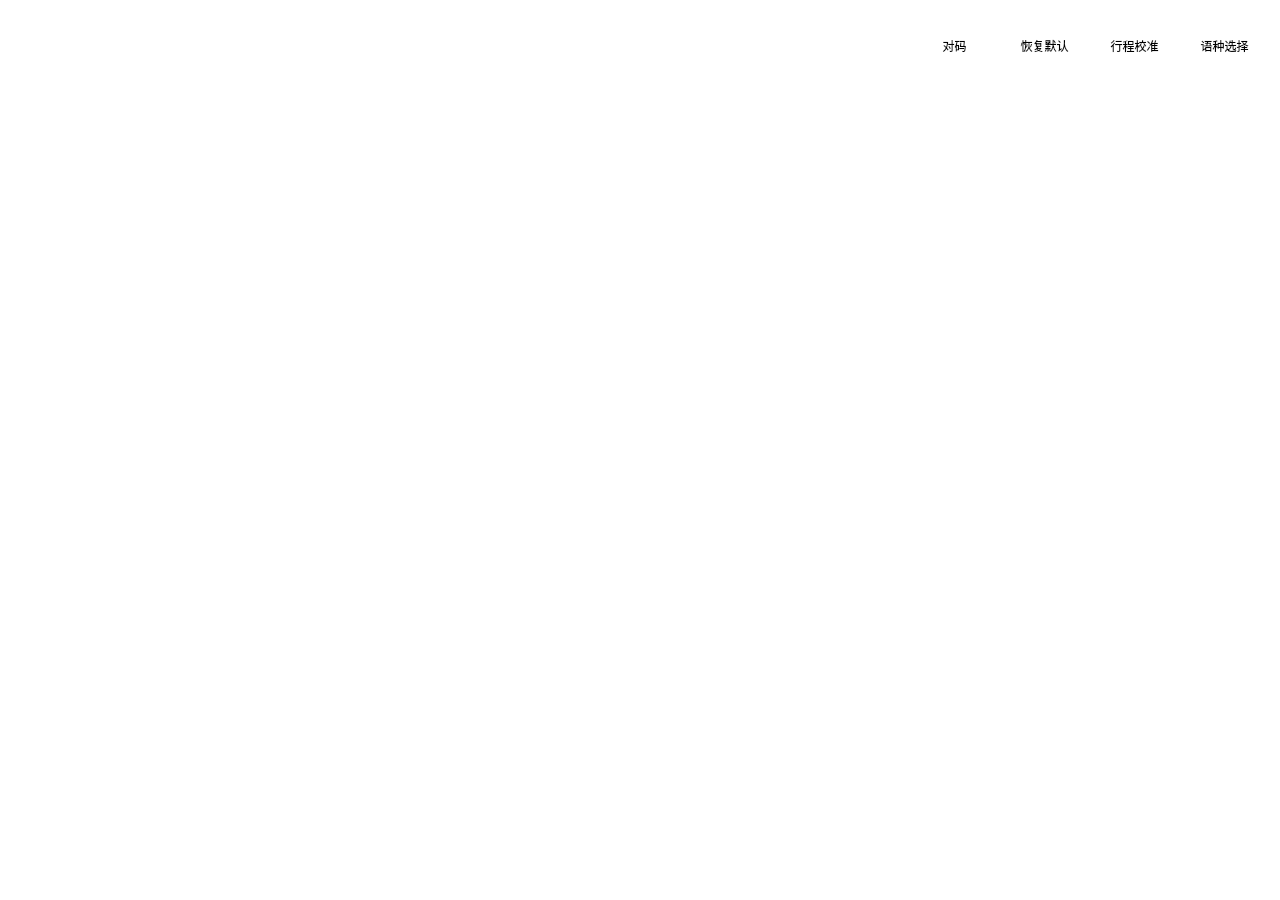
<?xml version="1.0" encoding="UTF-8"?>
<ui version="4.0">
 <class>DialogMainwork</class>
 <widget class="QDialog" name="DialogMainwork">
  <property name="geometry">
   <rect>
    <x>0</x>
    <y>0</y>
    <width>1280</width>
    <height>900</height>
   </rect>
  </property>
  <property name="focusPolicy">
   <enum>Qt::FocusPolicy::StrongFocus</enum>
  </property>
  <property name="windowTitle">
   <string>Dialog</string>
  </property>
  <property name="styleSheet">
   <string notr="true">QDialog#DialogMainwork{
border: 2px soild blue;
border-radius:20px;
background-color:white;
}</string>
  </property>
  <layout class="QVBoxLayout" name="verticalLayout_2">
   <property name="spacing">
    <number>0</number>
   </property>
   <property name="leftMargin">
    <number>0</number>
   </property>
   <property name="topMargin">
    <number>0</number>
   </property>
   <property name="rightMargin">
    <number>15</number>
   </property>
   <property name="bottomMargin">
    <number>15</number>
   </property>
   <item>
    <layout class="QHBoxLayout" name="horizontalLayoutT">
     <property name="spacing">
      <number>10</number>
     </property>
     <property name="leftMargin">
      <number>26</number>
     </property>
     <property name="topMargin">
      <number>31</number>
     </property>
     <property name="rightMargin">
      <number>2</number>
     </property>
     <property name="bottomMargin">
      <number>20</number>
     </property>
     <item>
      <widget class="QLabel" name="labelLogo">
       <property name="minimumSize">
        <size>
         <width>101</width>
         <height>30</height>
        </size>
       </property>
       <property name="maximumSize">
        <size>
         <width>101</width>
         <height>30</height>
        </size>
       </property>
       <property name="text">
        <string/>
       </property>
       <property name="pixmap">
        <pixmap resource="res.qrc">:/images/AkkoFlag.png</pixmap>
       </property>
       <property name="scaledContents">
        <bool>true</bool>
       </property>
       <property name="wordWrap">
        <bool>true</bool>
       </property>
      </widget>
     </item>
     <item>
      <spacer name="horizontalSpacer">
       <property name="orientation">
        <enum>Qt::Orientation::Horizontal</enum>
       </property>
       <property name="sizeHint" stdset="0">
        <size>
         <width>40</width>
         <height>20</height>
        </size>
       </property>
      </spacer>
     </item>
     <item>
      <widget class="QPushButton" name="pushButtonPaire">
       <property name="focusPolicy">
        <enum>Qt::FocusPolicy::NoFocus</enum>
       </property>
       <property name="text">
        <string> 对码</string>
       </property>
       <property name="icon">
        <iconset resource="res.qrc">
         <normaloff>:/images/m/duima.svg</normaloff>:/images/m/duima.svg</iconset>
       </property>
       <property name="iconSize">
        <size>
         <width>18</width>
         <height>18</height>
        </size>
       </property>
       <property name="flat">
        <bool>true</bool>
       </property>
      </widget>
     </item>
     <item>
      <widget class="QPushButton" name="pushButtonReset">
       <property name="focusPolicy">
        <enum>Qt::FocusPolicy::NoFocus</enum>
       </property>
       <property name="styleSheet">
        <string notr="true"/>
       </property>
       <property name="text">
        <string> 恢复默认</string>
       </property>
       <property name="icon">
        <iconset resource="res.qrc">
         <normaloff>:/images/m/m-reset.png</normaloff>:/images/m/m-reset.png</iconset>
       </property>
       <property name="iconSize">
        <size>
         <width>18</width>
         <height>18</height>
        </size>
       </property>
       <property name="flat">
        <bool>true</bool>
       </property>
      </widget>
     </item>
     <item>
      <widget class="QPushButton" name="pushButtonFixed">
       <property name="focusPolicy">
        <enum>Qt::FocusPolicy::NoFocus</enum>
       </property>
       <property name="styleSheet">
        <string notr="true"/>
       </property>
       <property name="text">
        <string> 行程校准</string>
       </property>
       <property name="icon">
        <iconset resource="res.qrc">
         <normaloff>:/images/m/m-fixline.png</normaloff>:/images/m/m-fixline.png</iconset>
       </property>
       <property name="iconSize">
        <size>
         <width>18</width>
         <height>18</height>
        </size>
       </property>
       <property name="flat">
        <bool>true</bool>
       </property>
      </widget>
     </item>
     <item>
      <widget class="QPushButton" name="pushButtonLang">
       <property name="focusPolicy">
        <enum>Qt::FocusPolicy::NoFocus</enum>
       </property>
       <property name="styleSheet">
        <string notr="true"/>
       </property>
       <property name="text">
        <string> 语种选择</string>
       </property>
       <property name="icon">
        <iconset resource="res.qrc">
         <normaloff>:/images/m/m-lang.png</normaloff>:/images/m/m-lang.png</iconset>
       </property>
       <property name="iconSize">
        <size>
         <width>18</width>
         <height>18</height>
        </size>
       </property>
       <property name="flat">
        <bool>true</bool>
       </property>
      </widget>
     </item>
    </layout>
   </item>
   <item>
    <layout class="QHBoxLayout" name="horizontalLayoutB" stretch="0,1">
     <property name="spacing">
      <number>0</number>
     </property>
     <item alignment="Qt::AlignmentFlag::AlignLeft">
      <widget class="QFrame" name="FrameLeft">
       <property name="minimumSize">
        <size>
         <width>138</width>
         <height>0</height>
        </size>
       </property>
       <layout class="QVBoxLayout" name="verticalLayoutBL">
        <property name="spacing">
         <number>36</number>
        </property>
        <property name="leftMargin">
         <number>0</number>
        </property>
        <property name="topMargin">
         <number>150</number>
        </property>
        <property name="rightMargin">
         <number>0</number>
        </property>
        <property name="bottomMargin">
         <number>30</number>
        </property>
        <item alignment="Qt::AlignmentFlag::AlignHCenter|Qt::AlignmentFlag::AlignVCenter">
         <widget class="SuperLabel" name="label1">
          <property name="minimumSize">
           <size>
            <width>42</width>
            <height>42</height>
           </size>
          </property>
          <property name="maximumSize">
           <size>
            <width>42</width>
            <height>42</height>
           </size>
          </property>
          <property name="toolTip">
           <string>首页</string>
          </property>
          <property name="text">
           <string/>
          </property>
          <property name="pixmap">
           <pixmap resource="res.qrc">:/images/leftbtns/0/shouye.png</pixmap>
          </property>
          <property name="scaledContents">
           <bool>false</bool>
          </property>
          <property name="alignment">
           <set>Qt::AlignmentFlag::AlignCenter</set>
          </property>
         </widget>
        </item>
        <item alignment="Qt::AlignmentFlag::AlignHCenter">
         <widget class="SuperLabel" name="label2">
          <property name="minimumSize">
           <size>
            <width>42</width>
            <height>42</height>
           </size>
          </property>
          <property name="maximumSize">
           <size>
            <width>42</width>
            <height>42</height>
           </size>
          </property>
          <property name="toolTip">
           <string>键盘设置</string>
          </property>
          <property name="text">
           <string/>
          </property>
          <property name="pixmap">
           <pixmap resource="res.qrc">:/images/leftbtns/0/jianweishezhi.png</pixmap>
          </property>
          <property name="scaledContents">
           <bool>false</bool>
          </property>
          <property name="alignment">
           <set>Qt::AlignmentFlag::AlignCenter</set>
          </property>
         </widget>
        </item>
        <item alignment="Qt::AlignmentFlag::AlignHCenter">
         <widget class="SuperLabel" name="label3">
          <property name="minimumSize">
           <size>
            <width>42</width>
            <height>42</height>
           </size>
          </property>
          <property name="maximumSize">
           <size>
            <width>42</width>
            <height>42</height>
           </size>
          </property>
          <property name="toolTip">
           <string>磁轴设置</string>
          </property>
          <property name="text">
           <string/>
          </property>
          <property name="pixmap">
           <pixmap resource="res.qrc">:/images/leftbtns/0/cizhoushezhi.png</pixmap>
          </property>
          <property name="scaledContents">
           <bool>false</bool>
          </property>
          <property name="alignment">
           <set>Qt::AlignmentFlag::AlignCenter</set>
          </property>
         </widget>
        </item>
        <item alignment="Qt::AlignmentFlag::AlignHCenter">
         <widget class="SuperLabel" name="label4">
          <property name="minimumSize">
           <size>
            <width>42</width>
            <height>42</height>
           </size>
          </property>
          <property name="maximumSize">
           <size>
            <width>42</width>
            <height>42</height>
           </size>
          </property>
          <property name="toolTip">
           <string>宏设置</string>
          </property>
          <property name="text">
           <string/>
          </property>
          <property name="pixmap">
           <pixmap resource="res.qrc">:/images/leftbtns/0/hongshezhi.png</pixmap>
          </property>
          <property name="scaledContents">
           <bool>false</bool>
          </property>
          <property name="alignment">
           <set>Qt::AlignmentFlag::AlignCenter</set>
          </property>
         </widget>
        </item>
        <item alignment="Qt::AlignmentFlag::AlignHCenter">
         <widget class="SuperLabel" name="label5">
          <property name="minimumSize">
           <size>
            <width>42</width>
            <height>42</height>
           </size>
          </property>
          <property name="maximumSize">
           <size>
            <width>42</width>
            <height>42</height>
           </size>
          </property>
          <property name="toolTip">
           <string>灯效设置</string>
          </property>
          <property name="text">
           <string/>
          </property>
          <property name="pixmap">
           <pixmap resource="res.qrc">:/images/leftbtns/0/cizhoushezhi.png</pixmap>
          </property>
          <property name="scaledContents">
           <bool>false</bool>
          </property>
          <property name="alignment">
           <set>Qt::AlignmentFlag::AlignCenter</set>
          </property>
         </widget>
        </item>
        <item alignment="Qt::AlignmentFlag::AlignHCenter">
         <widget class="SuperLabel" name="label6">
          <property name="minimumSize">
           <size>
            <width>42</width>
            <height>42</height>
           </size>
          </property>
          <property name="maximumSize">
           <size>
            <width>42</width>
            <height>42</height>
           </size>
          </property>
          <property name="toolTip">
           <string>关于</string>
          </property>
          <property name="text">
           <string/>
          </property>
          <property name="pixmap">
           <pixmap resource="res.qrc">:/images/leftbtns/0/guanyu.png</pixmap>
          </property>
          <property name="scaledContents">
           <bool>false</bool>
          </property>
          <property name="alignment">
           <set>Qt::AlignmentFlag::AlignCenter</set>
          </property>
         </widget>
        </item>
        <item>
         <spacer name="verticalSpacer">
          <property name="orientation">
           <enum>Qt::Orientation::Vertical</enum>
          </property>
          <property name="sizeHint" stdset="0">
           <size>
            <width>20</width>
            <height>40</height>
           </size>
          </property>
         </spacer>
        </item>
        <item alignment="Qt::AlignmentFlag::AlignHCenter">
         <widget class="SuperLabel" name="label7">
          <property name="minimumSize">
           <size>
            <width>42</width>
            <height>42</height>
           </size>
          </property>
          <property name="maximumSize">
           <size>
            <width>42</width>
            <height>42</height>
           </size>
          </property>
          <property name="text">
           <string/>
          </property>
          <property name="pixmap">
           <pixmap resource="res.qrc">:/images/Email.png</pixmap>
          </property>
          <property name="scaledContents">
           <bool>true</bool>
          </property>
         </widget>
        </item>
       </layout>
      </widget>
     </item>
     <item>
      <layout class="QHBoxLayout" name="horizontalLayoutBR">
       <property name="spacing">
        <number>0</number>
       </property>
       <property name="rightMargin">
        <number>0</number>
       </property>
      </layout>
     </item>
    </layout>
   </item>
  </layout>
 </widget>
 <customwidgets>
  <customwidget>
   <class>SuperLabel</class>
   <extends>QLabel</extends>
   <header>superlabel.h</header>
  </customwidget>
 </customwidgets>
 <resources>
  <include location="res.qrc"/>
 </resources>
 <connections/>
</ui>
